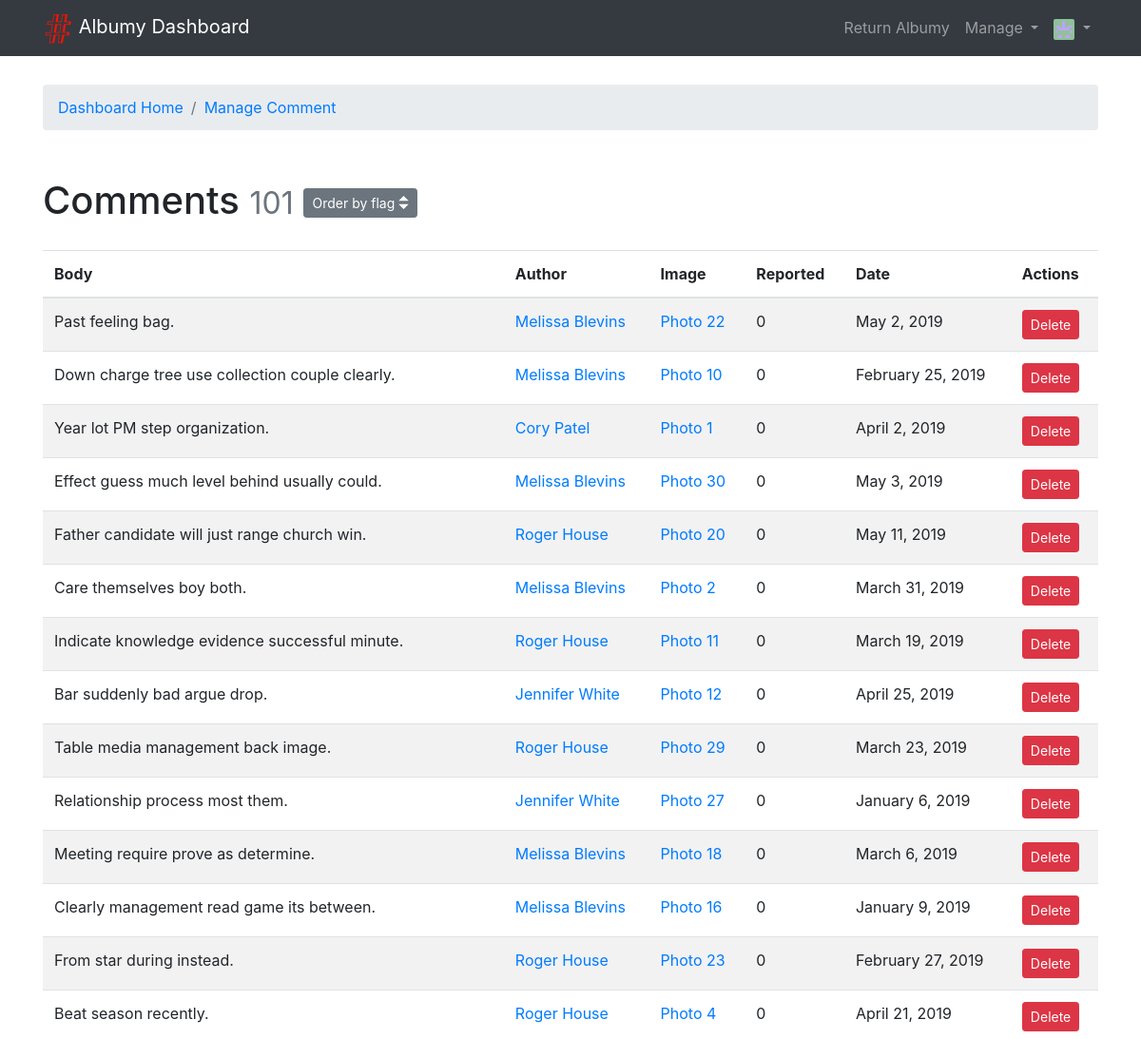
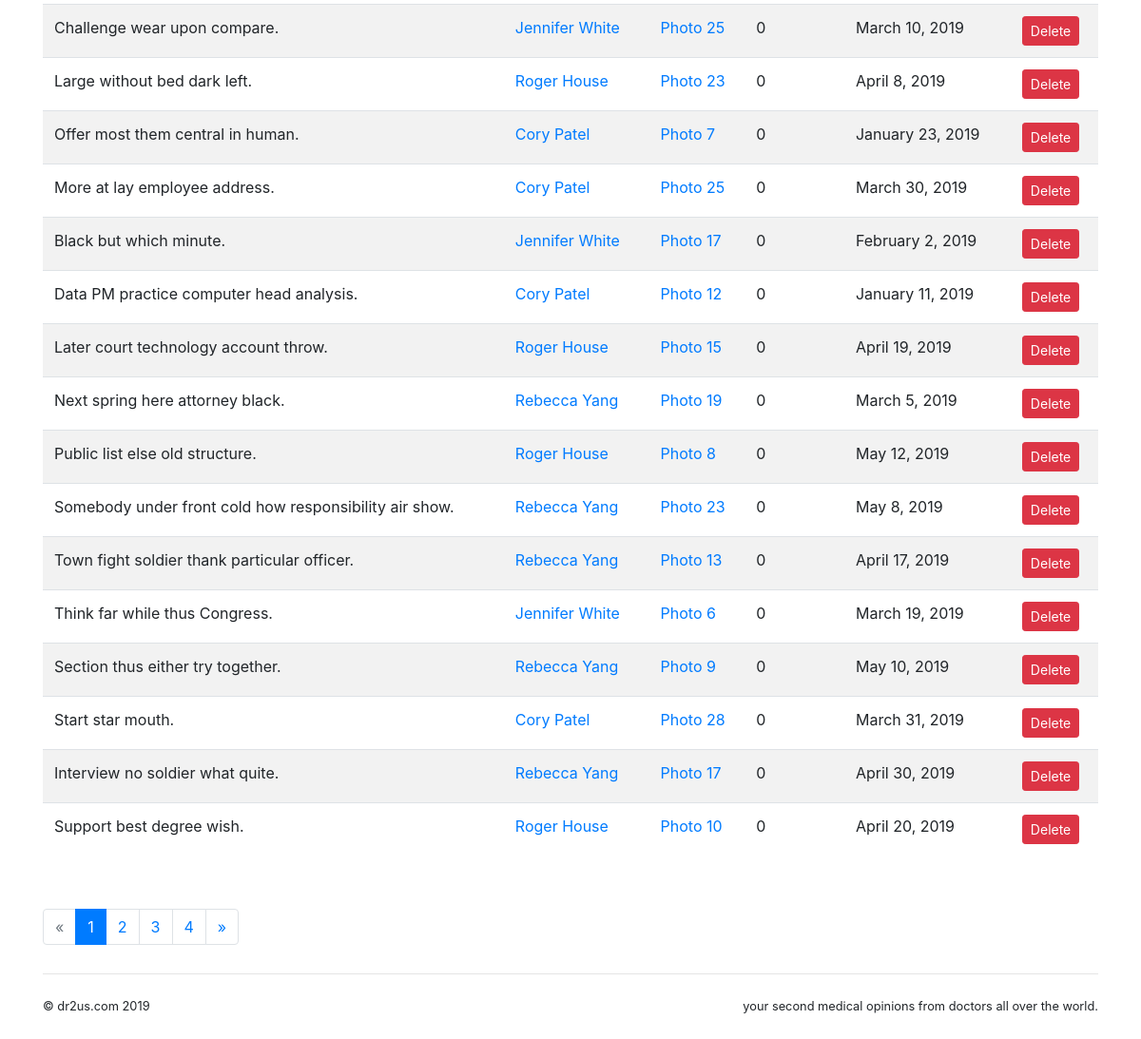
The app's page /admin/manage/comment (signed in), older data (2 pictures, top to bottom).
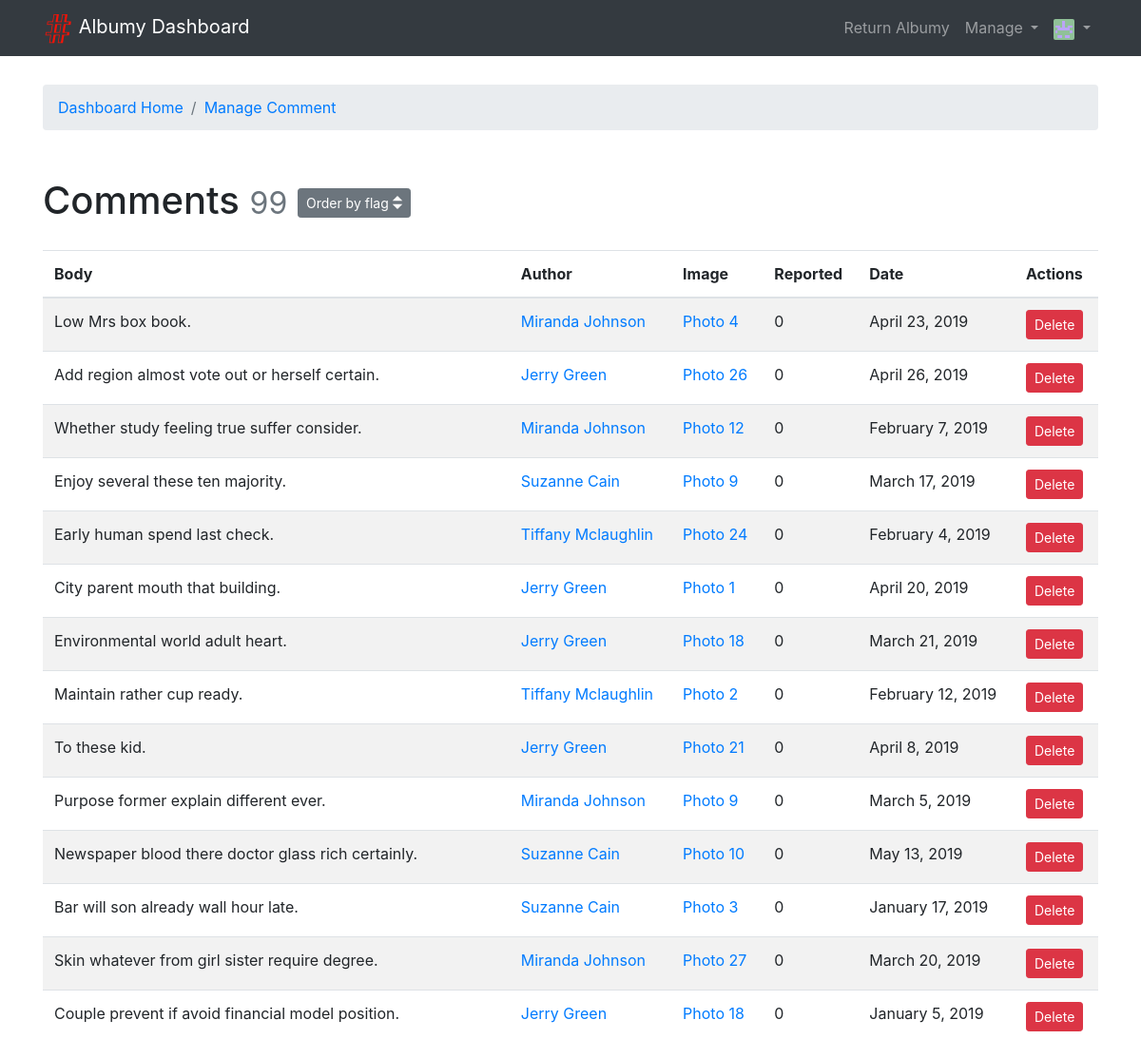
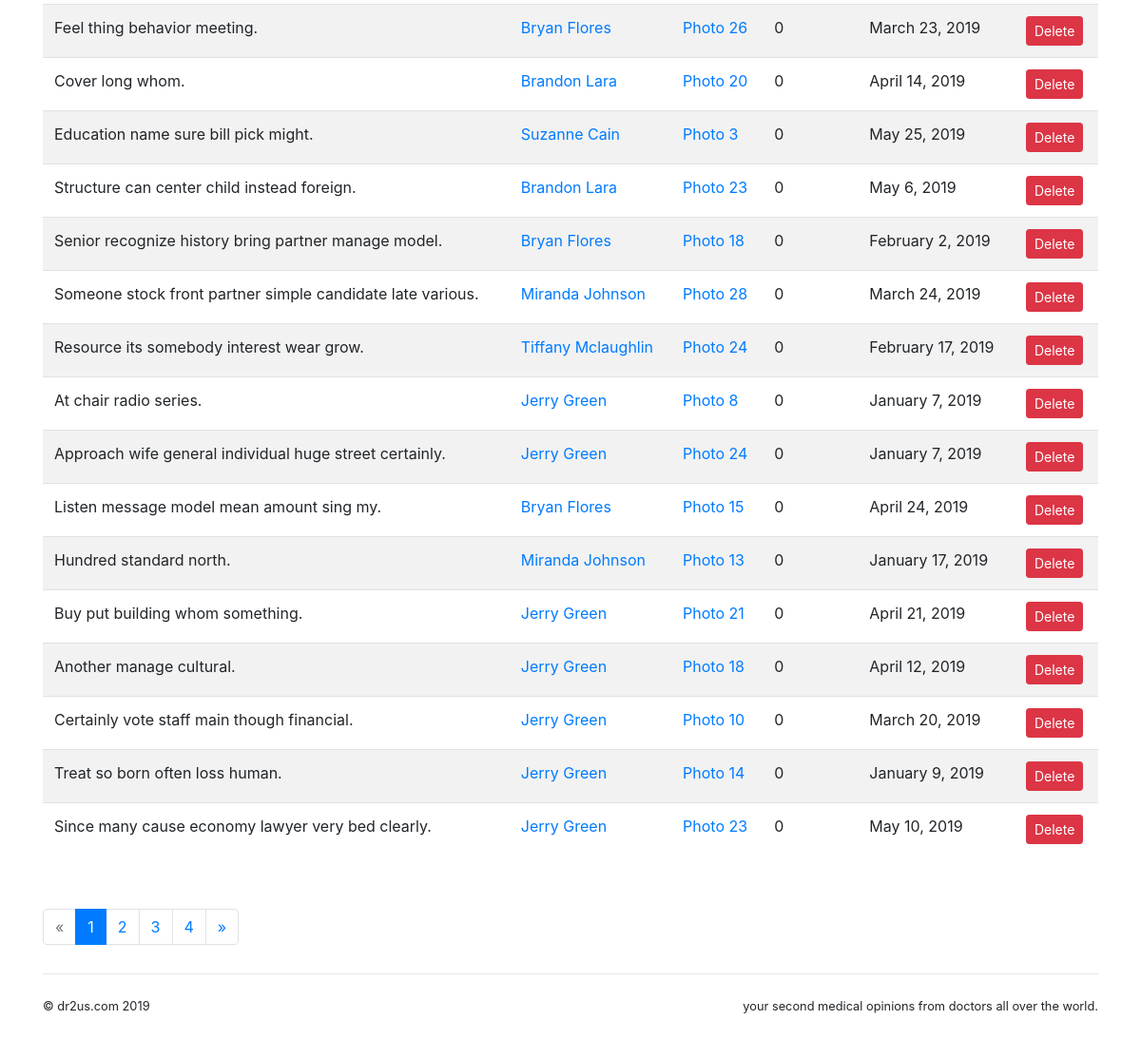
The same page, newer data (2 pictures, top to bottom).
### albumy/models.py (models this page shows, shortened)
class Comment(db.Model):
    id = db.Column(db.Integer, primary_key=True)
    body = db.Column(db.Text)
    timestamp = db.Column(db.DateTime, default=datetime.utcnow, index=True)
    flag = db.Column(db.Integer, default=0)
    replied_id = db.Column(db.Integer, db.ForeignKey('comment.id'))
    author_id = db.Column(db.Integer, db.ForeignKey('user.id'))
    photo_id = db.Column(db.Integer, db.ForeignKey('photo.id'))
    photo = db.relationship('Photo', back_populates='comments')
    author = db.relationship('User', back_populates='comments')
    replies = db.relationship('Comment', back_populates='replied', cascade='all')
    replied = db.relationship('Comment', back_populates='replies', remote_side=[id])

@whooshee.register_model('name', 'username')
class User(db.Model, UserMixin):
    id = db.Column(db.Integer, primary_key=True)
    username = db.Column(db.String(20), unique=True, index=True)
    email = db.Column(db.String(254), unique=True, index=True)
    password_hash = db.Column(db.String(128))
    name = db.Column(db.String(30))
    website = db.Column(db.String(255))
    bio = db.Column(db.String(120))
    location = db.Column(db.String(50))
    member_since = db.Column(db.DateTime, default=datetime.utcnow)
    avatar_s = db.Column(db.String(64))
    avatar_m = db.Column(db.String(64))
    avatar_l = db.Column(db.String(64))
    avatar_raw = db.Column(db.String(64), default='default.jpg')
    avatar_raw2 = db.Column(db.String(64), default='default2.jpg')
    confirmed = db.Column(db.Boolean, default=False)
    locked = db.Column(db.Boolean, default=False)
    active = db.Column(db.Boolean, default=True)
    public_collections = db.Column(db.Boolean, default=True)
    receive_comment_notification = db.Column(db.Boolean, default=True)
    receive_follow_notification = db.Column(db.Boolean, default=True)
    receive_collect_notification = db.Column(db.Boolean, default=True)
    role_id = db.Column(db.Integer, db.ForeignKey('role.id'))
    role = db.relationship('Role', back_populates='users')
    photos = db.relationship('Photo', back_populates='author', cascade='all')
    comments = db.relationship('Comment', back_populates='author', cascade='all')
    notifications = db.relationship('Notification', back_populates='receiver', cascade='all')
    collections = db.relationship('Collect', back_populates='collector', cascade='all')
    following = db.relationship('Follow', foreign_keys=[Follow.follower_id], back_populates='follower',
                                lazy='dynamic', cascade='all')
    followers = db.relationship('Follow', foreign_keys=[Follow.followed_id], back_populates='followed',
                                lazy='dynamic', cascade='all')
    awards = db.relationship('Rate', foreign_keys=[Rate.awarded_id], back_populates='awarded', cascade='all',
                             lazy='dynamic')
    doctor = db.relationship('Doctor', backref='user', cascade='all, delete-orphan', uselist=False)
    invites = db.relationship('Invite', foreign_keys=[Invite.user_id], back_populates='user', cascade='all',
                              lazy='dynamic')
    @property
    def is_active(self):
        return self.active
    def can(self, permission_name):
        permission = Permission.query.filter_by(name=permission_name).first()
        return permission is not None and self.role is not None and permission in self.role.permissions

@whooshee.register_model('description')
class Photo(db.Model):
    id = db.Column(db.Integer, primary_key=True)
    description = db.Column(db.String(500))
    filename = db.Column(db.String(64))
    filename_s = db.Column(db.String(64))
    filename_m = db.Column(db.String(64))
    timestamp = db.Column(db.DateTime, default=datetime.utcnow, index=True)
    can_comment = db.Column(db.Boolean, default=True)
    flag = db.Column(db.Integer, default=0)
    author_id = db.Column(db.Integer, db.ForeignKey('user.id'))
    rates = db.relationship('Rate', foreign_keys=[Rate.rater_photo_id], back_populates='rater_photo', cascade='all',
                            lazy='dynamic')  # get the rate data that are given by this photo user
    author = db.relationship('User', back_populates='photos')
    comments = db.relationship('Comment', back_populates='photo', cascade='all')
    collectors = db.relationship('Collect', back_populates='collected', cascade='all')
    tags = db.relationship('Tag', secondary=tagging, back_populates='photos')
    invites = db.relationship('Invite', foreign_keys=[Invite.photo_id], back_populates='photo', cascade='all',
                              lazy='dynamic')

### albumy/blueprints/admin.py (the view)
@admin_bp.route('/manage/comment', defaults={'order': 'by_flag'})
@admin_bp.route('/manage/comment/<order>')
@login_required
@permission_required('MODERATE')
def manage_comment(order):
    page = request.args.get('page', 1, type=int)
    per_page = current_app.config['ALBUMY_MANAGE_COMMENT_PER_PAGE']
    order_rule = 'flag'
    if order == 'by_time':
        pagination = Comment.query.order_by(Comment.timestamp.desc()).paginate(page, per_page)
        order_rule = 'time'
    else:
        pagination = Comment.query.order_by(Comment.flag.desc()).paginate(page, per_page)
    comments = pagination.items
    return render_template('admin/manage_comment.html', pagination=pagination, comments=comments, order_rule=order_rule)

### albumy/__init__.py (called while the page is built)
def register_template_context(app):
    @app.context_processor
    def make_template_context():
        if current_user.is_authenticated:
            notification_count = Notification.query.with_parent(current_user).filter_by(is_read=False).count()
        else:
            notification_count = None
        return dict(notification_count=notification_count)

### albumy/extensions.py (called while the page is built)
@login_manager.user_loader
def load_user(user_id):
    from albumy.models import User
    user = User.query.get(int(user_id))
    return user

### albumy/templates/admin/manage_comment.html (shortened to what this page needs)
{% extends 'admin/index.html' %}
{% from 'bootstrap/pagination.html' import render_pagination %}
{% block content %}
    <nav aria-label="breadcrumb">
        <ol class="breadcrumb">
            {{ render_breadcrumb_item('admin.index', 'Dashboard Home') }}
            {{ render_breadcrumb_item('admin.manage_comment', 'Manage Comment') }}
        </ol>
    </nav>
    <div class="page-header">
        <h1>Comments
            <small class="text-muted">{{ pagination.total }}</small>
            <span class="dropdown">
            <button class="btn btn-secondary btn-sm" type="button" id="dropdownMenuButton" data-toggle="dropdown"
                    aria-haspopup="true" aria-expanded="false">
                Order by {{ order_rule }} <span class="oi oi-elevator"></span>
            </button>
        </span>
        </h1>
    </div>
    {% if comments %}
        <table class="table table-striped">
            <thead>
            <tr>
                <th>Body</th>
                <th>Author</th>
                <th>Image</th>
                <th>Reported</th>
                <th>Date</th>
                <th>Actions</th>
            </tr>
            </thead>
            {% for comment in comments %}
                <tr>
                    <td>{{ comment.body }}</td>
                    <td>
                        <a href="{{ url_for('user.index', username=comment.author.username) }}">{{ comment.author.name }}</a>
                    </td>
                    <td>
                        <a href="{{ url_for('main.show_photo', photo_id=comment.photo.id) }}">Photo {{ comment.photo.id }}</a>
                    </td>
                    <td>{{ comment.flag }}</td>
                    <td>{{ moment(comment.timestamp).format('LL') }}</td>
                    <td>
                        <form class="inline" method="post"
                              action="{{ url_for('main.delete_comment', comment_id=comment.id, next=request.full_path) }}">
                            <button type="submit" class="btn btn-danger btn-sm"
                                    onclick="return confirm('Are you sure?');">Delete
                            </button>
                        </form>
                    </td>
                </tr>
            {% endfor %}
        </table>
        <div class="page-footer">{{ render_pagination(pagination) }}</div>
    {% else %}
        <div class="tip"><h5>No comments.</h5></div>
    {% endif %}
{% endblock %}

Row changes from the older to the newer data that the page shows:
changed Comment: body "Past feeling bag." → "Low Mrs box book."; author.name "Melissa Blevins" → "Miranda Johnson"; photo.id "22" → "4"; timestamp "May 2, 2019" → "April 23, 2019"
changed Comment: body "Down charge tree use collection couple clearly." → "Add region almost vote out or herself certain."; author.name "Melissa Blevins" → "Jerry Green"; photo.id "10" → "26"; timestamp "February 25, 2019" → "April 26, 2019"
changed Comment: body "Year lot PM step organization." → "Whether study feeling true suffer consider."; author.name "Cory Patel" → "Miranda Johnson"; photo.id "1" → "12"; timestamp "April 2, 2019" → "February 7, 2019"
changed Comment: body "Effect guess much level behind usually could." → "Enjoy several these ten majority."; author.name "Melissa Blevins" → "Suzanne Cain"; photo.id "30" → "9"; timestamp "May 3, 2019" → "March 17, 2019"
changed Comment: body "Father candidate will just range church win." → "Early human spend last check."; author.name "Roger House" → "Tiffany Mclaughlin"; photo.id "20" → "24"; timestamp "May 11, 2019" → "February 4, 2019"
changed Comment: body "Care themselves boy both." → "City parent mouth that building."; author.name "Melissa Blevins" → "Jerry Green"; photo.id "2" → "1"; timestamp "March 31, 2019" → "April 20, 2019"
changed Comment: body "Indicate knowledge evidence successful minute." → "Environmental world adult heart."; author.name "Roger House" → "Jerry Green"; photo.id "11" → "18"; timestamp "March 19, 2019" → "March 21, 2019"
changed Comment: body "Bar suddenly bad argue drop." → "Maintain rather cup ready."; author.name "Jennifer White" → "Tiffany Mclaughlin"; photo.id "12" → "2"; timestamp "April 25, 2019" → "February 12, 2019"
changed Comment: body "Table media management back image." → "To these kid."; author.name "Roger House" → "Jerry Green"; photo.id "29" → "21"; timestamp "March 23, 2019" → "April 8, 2019"
changed Comment: body "Relationship process most them." → "Purpose former explain different ever."; author.name "Jennifer White" → "Miranda Johnson"; photo.id "27" → "9"; timestamp "January 6, 2019" → "March 5, 2019"
changed Comment: body "Meeting require prove as determine." → "Newspaper blood there doctor glass rich certainly."; author.name "Melissa Blevins" → "Suzanne Cain"; photo.id "18" → "10"; timestamp "March 6, 2019" → "May 13, 2019"
changed Comment: body "Clearly management read game its between." → "Bar will son already wall hour late."; author.name "Melissa Blevins" → "Suzanne Cain"; photo.id "16" → "3"; timestamp "January 9, 2019" → "January 17, 2019"
changed Comment: body "From star during instead." → "Skin whatever from girl sister require degree."; author.name "Roger House" → "Miranda Johnson"; photo.id "23" → "27"; timestamp "February 27, 2019" → "March 20, 2019"
changed Comment: body "Beat season recently." → "Couple prevent if avoid financial model position."; author.name "Roger House" → "Jerry Green"; photo.id "4" → "18"; timestamp "April 21, 2019" → "January 5, 2019"
changed Comment: body "Challenge wear upon compare." → "Feel thing behavior meeting."; author.name "Jennifer White" → "Bryan Flores"; photo.id "25" → "26"; timestamp "March 10, 2019" → "March 23, 2019"
changed Comment: body "Large without bed dark left." → "Cover long whom."; author.name "Roger House" → "Brandon Lara"; photo.id "23" → "20"; timestamp "April 8, 2019" → "April 14, 2019"
changed Comment: body "Offer most them central in human." → "Education name sure bill pick might."; author.name "Cory Patel" → "Suzanne Cain"; photo.id "7" → "3"; timestamp "January 23, 2019" → "May 25, 2019"
changed Comment: body "More at lay employee address." → "Structure can center child instead foreign."; author.name "Cory Patel" → "Brandon Lara"; photo.id "25" → "23"; timestamp "March 30, 2019" → "May 6, 2019"
changed Comment: body "Black but which minute." → "Senior recognize history bring partner manage model."; author.name "Jennifer White" → "Bryan Flores"; photo.id "17" → "18"
changed Comment: body "Data PM practice computer head analysis." → "Someone stock front partner simple candidate late various."; author.name "Cory Patel" → "Miranda Johnson"; photo.id "12" → "28"; timestamp "January 11, 2019" → "March 24, 2019"
changed Comment: body "Later court technology account throw." → "Resource its somebody interest wear grow."; author.name "Roger House" → "Tiffany Mclaughlin"; photo.id "15" → "24"; timestamp "April 19, 2019" → "February 17, 2019"
changed Comment: body "Next spring here attorney black." → "At chair radio series."; author.name "Rebecca Yang" → "Jerry Green"; photo.id "19" → "8"; timestamp "March 5, 2019" → "January 7, 2019"
changed Comment: body "Public list else old structure." → "Approach wife general individual huge street certainly."; author.name "Roger House" → "Jerry Green"; photo.id "8" → "24"; timestamp "May 12, 2019" → "January 7, 2019"
changed Comment: body "Somebody under front cold how responsibility air show." → "Listen message model mean amount sing my."; author.name "Rebecca Yang" → "Bryan Flores"; photo.id "23" → "15"; timestamp "May 8, 2019" → "April 24, 2019"
changed Comment: body "Town fight soldier thank particular officer." → "Hundred standard north."; author.name "Rebecca Yang" → "Miranda Johnson"; timestamp "April 17, 2019" → "January 17, 2019"
changed Comment: body "Think far while thus Congress." → "Buy put building whom something."; author.name "Jennifer White" → "Jerry Green"; photo.id "6" → "21"; timestamp "March 19, 2019" → "April 21, 2019"
changed Comment: body "Section thus either try together." → "Another manage cultural."; author.name "Rebecca Yang" → "Jerry Green"; photo.id "9" → "18"; timestamp "May 10, 2019" → "April 12, 2019"
changed Comment: body "Start star mouth." → "Certainly vote staff main though financial."; author.name "Cory Patel" → "Jerry Green"; photo.id "28" → "10"; timestamp "March 31, 2019" → "March 20, 2019"
changed Comment: body "Interview no soldier what quite." → "Treat so born often loss human."; author.name "Rebecca Yang" → "Jerry Green"; photo.id "17" → "14"; timestamp "April 30, 2019" → "January 9, 2019"
changed Comment: body "Support best degree wish." → "Since many cause economy lawyer very bed clearly."; author.name "Roger House" → "Jerry Green"; photo.id "10" → "23"; timestamp "April 20, 2019" → "May 10, 2019"
Text that changed along with them:
{{ pagination.total }}: "101" → "99"
